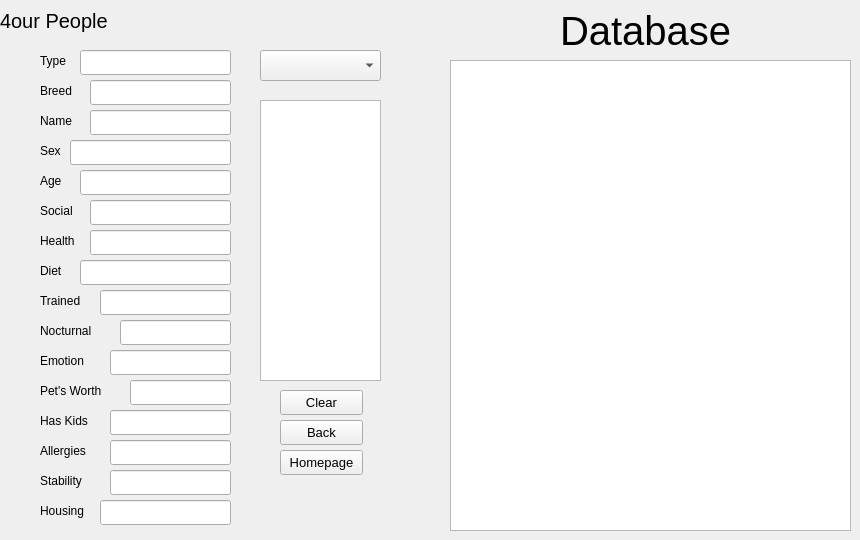
    <widget class="QWidget" name="page_7">
     <widget class="QLabel" name="label_24">
      <property name="geometry">
       <rect>
        <x>0</x>
        <y>0</y>
        <width>121</width>
        <height>41</height>
       </rect>
      </property>
      <property name="font">
       <font>
        <pointsize>15</pointsize>
       </font>
      </property>
      <property name="text">
       <string>4our People</string>
      </property>
     </widget>
     <widget class="QTableView" name="tableView_4">
      <property name="geometry">
       <rect>
        <x>450</x>
        <y>60</y>
        <width>401</width>
        <height>471</height>
       </rect>
      </property>
     </widget>
     <widget class="QLabel" name="label_25">
      <property name="geometry">
       <rect>
        <x>560</x>
        <y>0</y>
        <width>201</width>
        <height>61</height>
       </rect>
      </property>
      <property name="font">
       <font>
        <pointsize>30</pointsize>
       </font>
      </property>
      <property name="text">
       <string>Database</string>
      </property>
     </widget>
     <widget class="QPushButton" name="pushButton_14">
      <property name="geometry">
       <rect>
        <x>280</x>
        <y>420</y>
        <width>83</width>
        <height>25</height>
       </rect>
      </property>
      <property name="font">
       <font>
        <pointsize>10</pointsize>
       </font>
      </property>
      <property name="text">
       <string>Back</string>
      </property>
     </widget>
     <widget class="QPushButton" name="pushButton_15">
      <property name="geometry">
       <rect>
        <x>280</x>
        <y>450</y>
        <width>83</width>
        <height>25</height>
       </rect>
      </property>
      <property name="font">
       <font>
        <pointsize>10</pointsize>
       </font>
      </property>
      <property name="text">
       <string>Homepage</string>
      </property>
     </widget>
     <widget class="QLabel" name="label_140">
      <property name="geometry">
       <rect>
        <x>40</x>
        <y>230</y>
        <width>51</width>
        <height>21</height>
       </rect>
      </property>
      <property name="text">
       <string>Health</string>
      </property>
     </widget>
     <widget class="QLineEdit" name="lineEdit_125">
      <property name="geometry">
       <rect>
        <x>110</x>
        <y>350</y>
        <width>121</width>
        <height>25</height>
       </rect>
      </property>
     </widget>
     <widget class="QLineEdit" name="lineEdit_126">
      <property name="geometry">
       <rect>
        <x>130</x>
        <y>380</y>
        <width>101</width>
        <height>25</height>
       </rect>
      </property>
     </widget>
     <widget class="QLineEdit" name="lineEdit_127">
      <property name="geometry">
       <rect>
        <x>110</x>
        <y>470</y>
        <width>121</width>
        <height>25</height>
       </rect>
      </property>
     </widget>
     <widget class="QLineEdit" name="lineEdit_128">
      <property name="geometry">
       <rect>
        <x>80</x>
        <y>260</y>
        <width>151</width>
        <height>25</height>
       </rect>
      </property>
     </widget>
     <widget class="QLabel" name="label_141">
      <property name="geometry">
       <rect>
        <x>40</x>
        <y>320</y>
        <width>71</width>
        <height>21</height>
       </rect>
      </property>
      <property name="text">
       <string>Nocturnal</string>
      </property>
     </widget>
     <widget class="QLabel" name="label_142">
      <property name="geometry">
       <rect>
        <x>40</x>
        <y>350</y>
        <width>61</width>
        <height>21</height>
       </rect>
      </property>
      <property name="text">
       <string>Emotion</string>
      </property>
     </widget>
     <widget class="QLabel" name="label_143">
      <property name="geometry">
       <rect>
        <x>40</x>
        <y>80</y>
        <width>41</width>
        <height>21</height>
       </rect>
      </property>
      <property name="text">
       <string>Breed</string>
      </property>
     </widget>
     <widget class="QLabel" name="label_144">
      <property name="geometry">
       <rect>
        <x>40</x>
        <y>140</y>
        <width>31</width>
        <height>21</height>
       </rect>
      </property>
      <property name="text">
       <string>Sex</string>
      </property>
     </widget>
     <widget class="QLineEdit" name="lineEdit_129">
      <property name="geometry">
       <rect>
        <x>90</x>
        <y>80</y>
        <width>141</width>
        <height>25</height>
       </rect>
      </property>
     </widget>
     <widget class="QLabel" name="label_145">
      <property name="geometry">
       <rect>
        <x>40</x>
        <y>200</y>
        <width>41</width>
        <height>21</height>
       </rect>
      </property>
      <property name="text">
       <string>Social</string>
      </property>
     </widget>
     <widget class="QLabel" name="label_146">
      <property name="geometry">
       <rect>
        <x>40</x>
        <y>260</y>
        <width>31</width>
        <height>21</height>
       </rect>
      </property>
      <property name="text">
       <string>Diet</string>
      </property>
     </widget>
     <widget class="QLineEdit" name="lineEdit_130">
      <property name="geometry">
       <rect>
        <x>100</x>
        <y>500</y>
        <width>131</width>
        <height>25</height>
       </rect>
      </property>
     </widget>
     <widget class="QLineEdit" name="lineEdit_131">
      <property name="geometry">
       <rect>
        <x>100</x>
        <y>290</y>
        <width>131</width>
        <height>25</height>
       </rect>
      </property>
     </widget>
     <widget class="QLabel" name="label_147">
      <property name="geometry">
       <rect>
        <x>40</x>
        <y>380</y>
        <width>81</width>
        <height>21</height>
       </rect>
      </property>
      <property name="text">
       <string>Pet's Worth</string>
      </property>
     </widget>
     <widget class="QLabel" name="label_148">
      <property name="geometry">
       <rect>
        <x>40</x>
        <y>170</y>
        <width>31</width>
        <height>21</height>
       </rect>
      </property>
      <property name="text">
       <string>Age</string>
      </property>
     </widget>
     <widget class="QLineEdit" name="lineEdit_132">
      <property name="geometry">
       <rect>
        <x>80</x>
        <y>170</y>
        <width>151</width>
        <height>25</height>
       </rect>
      </property>
     </widget>
     <widget class="QLabel" name="label_149">
      <property name="geometry">
       <rect>
        <x>40</x>
        <y>290</y>
        <width>51</width>
        <height>21</height>
       </rect>
      </property>
      <property name="text">
       <string>Trained</string>
      </property>
     </widget>
     <widget class="QLabel" name="label_150">
      <property name="geometry">
       <rect>
        <x>40</x>
        <y>50</y>
        <width>31</width>
        <height>21</height>
       </rect>
      </property>
      <property name="text">
       <string>Type</string>
      </property>
     </widget>
     <widget class="QLineEdit" name="lineEdit_133">
      <property name="geometry">
       <rect>
        <x>70</x>
        <y>140</y>
        <width>161</width>
        <height>25</height>
       </rect>
      </property>
     </widget>
     <widget class="QLineEdit" name="lineEdit_134">
      <property name="geometry">
       <rect>
        <x>110</x>
        <y>440</y>
        <width>121</width>
        <height>25</height>
       </rect>
      </property>
     </widget>
     <widget class="QLineEdit" name="lineEdit_135">
      <property name="geometry">
       <rect>
        <x>90</x>
        <y>230</y>
        <width>141</width>
        <height>25</height>
       </rect>
      </property>
     </widget>
     <widget class="QLineEdit" name="lineEdit_136">
      <property name="geometry">
       <rect>
        <x>110</x>
        <y>410</y>
        <width>121</width>
        <height>25</height>
       </rect>
      </property>
     </widget>
     <widget class="QLabel" name="label_151">
      <property name="geometry">
       <rect>
        <x>40</x>
        <y>470</y>
        <width>61</width>
        <height>21</height>
       </rect>
      </property>
      <property name="text">
       <string>Stability</string>
      </property>
     </widget>
     <widget class="QLabel" name="label_152">
      <property name="geometry">
       <rect>
        <x>40</x>
        <y>410</y>
        <width>61</width>
        <height>21</height>
       </rect>
      </property>
      <property name="text">
       <string>Has Kids</string>
      </property>
     </widget>
     <widget class="QLineEdit" name="lineEdit_137">
      <property name="geometry">
       <rect>
        <x>120</x>
        <y>320</y>
        <width>111</width>
        <height>25</height>
       </rect>
      </property>
     </widget>
     <widget class="QLabel" name="label_153">
      <property name="geometry">
       <rect>
        <x>40</x>
        <y>440</y>
        <width>61</width>
        <height>21</height>
       </rect>
      </property>
      <property name="text">
       <string>Allergies</string>
      </property>
     </widget>
     <widget class="QLabel" name="label_154">
      <property name="geometry">
       <rect>
        <x>40</x>
        <y>500</y>
        <width>51</width>
        <height>21</height>
       </rect>
      </property>
      <property name="text">
       <string>Housing</string>
      </property>
     </widget>
     <widget class="QLineEdit" name="lineEdit_138">
      <property name="geometry">
       <rect>
        <x>90</x>
        <y>110</y>
        <width>141</width>
        <height>25</height>
       </rect>
      </property>
     </widget>
     <widget class="QLabel" name="label_155">
      <property name="geometry">
       <rect>
        <x>40</x>
        <y>110</y>
        <width>41</width>
        <height>21</height>
       </rect>
      </property>
      <property name="text">
       <string>Name</string>
      </property>
     </widget>
     <widget class="QLineEdit" name="lineEdit_139">
      <property name="geometry">
       <rect>
        <x>80</x>
        <y>50</y>
        <width>151</width>
        <height>25</height>
       </rect>
      </property>
     </widget>
     <widget class="QListView" name="listView_9">
      <property name="geometry">
       <rect>
        <x>260</x>
        <y>100</y>
        <width>121</width>
        <height>281</height>
       </rect>
      </property>
     </widget>
     <widget class="QLineEdit" name="lineEdit_140">
      <property name="geometry">
       <rect>
        <x>90</x>
        <y>200</y>
        <width>141</width>
        <height>25</height>
       </rect>
      </property>
     </widget>
     <widget class="QComboBox" name="comboBox_8">
      <property name="geometry">
       <rect>
        <x>260</x>
        <y>50</y>
        <width>121</width>
        <height>31</height>
       </rect>
      </property>
     </widget>
     <widget class="QPushButton" name="pushButton_54">
      <property name="geometry">
       <rect>
        <x>280</x>
        <y>390</y>
        <width>83</width>
        <height>25</height>
       </rect>
      </property>
      <property name="font">
       <font>
        <pointsize>10</pointsize>
       </font>
      </property>
      <property name="text">
       <string>Clear</string>
      </property>
     </widget>
    </widget>
